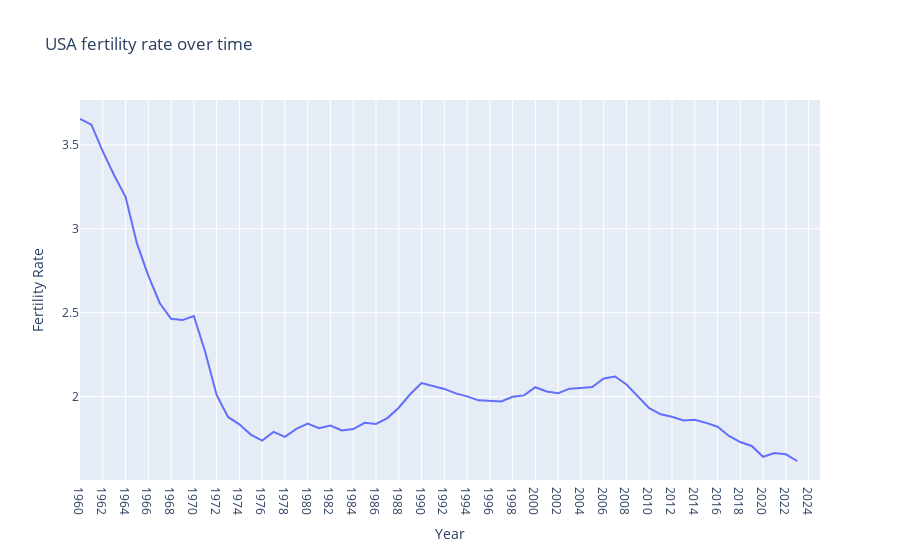

The notebook cell this image was saved under:
### Code cell
fig = px.line(
    fertility_by_year,
    x="Year",
    y="Fertility Rate",
    title="USA fertility rate over time",
)
fig.show()

### Figure 1 — Plotly figure (JSON) as saved in the notebook; plotly's stock layout.template omitted (floating-point values rounded to 4 significant figures)
{"data": [{"hovertemplate": "Year=%{x}<br>Fertility Rate=%{y}<extra></extra>", "legendgroup": "", "line": {"color": "#636efa", "dash": "solid"}, "marker": {"symbol": "circle"}, "mode": "lines", "name": "", "orientation": "v", "showlegend": false, "type": "scatter", "x": ["1960", "1961", "1962", "1963", "1964", "1965", "1966", "1967", "1968", "1969", "1970", "1971", "1972", "1973", "1974", "1975", "1976", "1977", "1978", "1979", "1980", "1981", "1982", "1983", "1984", "1985", "1986", "1987", "1988", "1989", "1990", "1991", "1992", "1993", "1994", "1995", "1996", "1997", "1998", "1999", "2000", "2001", "2002", "2003", "2004", "2005", "2006", "2007", "2008", "2009", "2010", "2011", "2012", "2013", "2014", "2015", "2016", "2017", "2018", "2019", "2020", "2021", "2022", "2023", "2024", "2025"], "xaxis": "x", "y": [3.654, 3.62, 3.461, 3.319, 3.19, 2.913, 2.721, 2.558, 2.464, 2.456, 2.48, 2.266, 2.01, 1.879, 1.835, 1.774, 1.738, 1.79, 1.76, 1.808, 1.839, 1.812, 1.827, 1.799, 1.806, 1.844, 1.837, 1.872, 1.934, 2.014, 2.081, 2.062, 2.046, 2.019, 2.002, 1.978, 1.976, 1.971, 1.999, 2.007, 2.056, 2.03, 2.021, 2.047, 2.051, 2.057, 2.108, 2.12, 2.072, 2.002, 1.931, 1.895, 1.881, 1.857, 1.863, 1.843, 1.821, 1.766, 1.73, 1.706, 1.641, 1.664, 1.657, 1.617, NaN, NaN], "yaxis": "y"}], "layout": {"legend": {"tracegroupgap": 0}, "title": {"text": "USA fertility rate over time"}, "xaxis": {"anchor": "y", "domain": [0, 1], "title": {"text": "Year"}}, "yaxis": {"anchor": "x", "domain": [0, 1], "title": {"text": "Fertility Rate"}}}}
